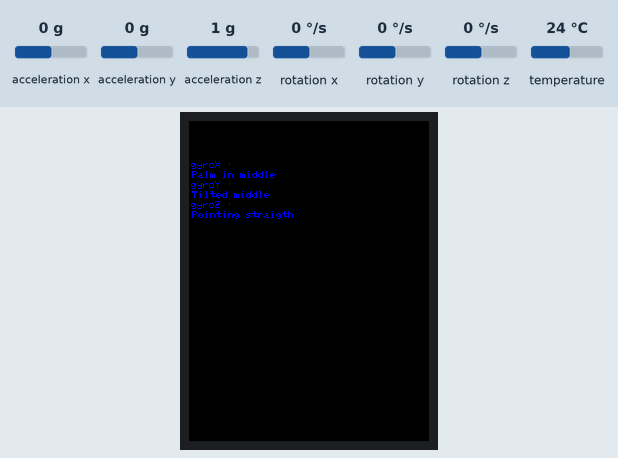
Recording of a sketch running on a simulated ESP32. Shown: 240×320 colour display. The test bench sets the inputs (shaded band); at power-on: rotation x 0 °/s, rotation y 0 °/s, rotation z 0 °/s, acceleration x 0 g, acceleration y 0 g, acceleration z 1 g, temperature 24 °C. WiFi joins after 1.5 s; servers stay silent unless stated; storage starts empty; what the sketch prints to the serial monitor is not drawn.

Above: at 4.0 s.
4.1 s: rotation x set to -192 °/s
At 6.1 s:
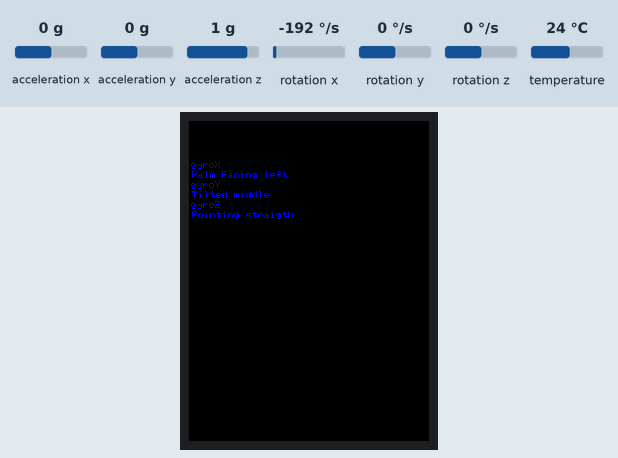
6.4 s: rotation y set to -192 °/s
8.5 s: rotation z set to 2 °/s
At 10.0 s:
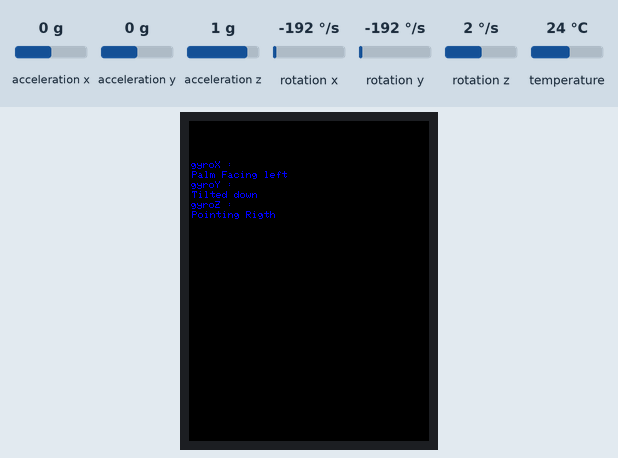
10.5 s: rotation z set to -192 °/s
Timing chart, 0 to 13.5 s (numbered marks = the images above; inputs shaded):
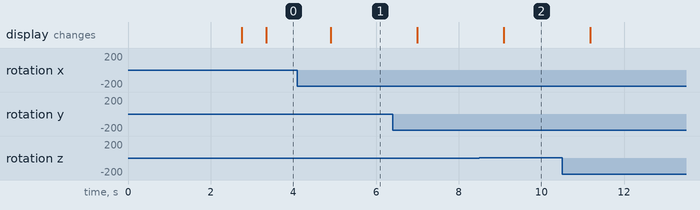

The sketch:

IPD_both.ino
```cpp
#include <Arduino.h>
#include <WiFi.h>
#include <AsyncTCP.h>
#include <ESPAsyncWebServer.h>
#include <Adafruit_MPU6050.h>
#include <Adafruit_Sensor.h>
#include "LittleFS.h"

#include <TFT_eSPI.h>  // Graphics and font library for ST7735 driver chip
#include <SPI.h>
#include <Arduino_JSON.h>
// Replace with your network credentials
const char *ssid = "MATAJI";
const char *password = "anshibai@1";

// Create AsyncWebServer object on port 80
AsyncWebServer server(80);

// Create an Event Source on /events
AsyncEventSource events("/events");

// Json Variable to Hold Sensor Readings
JSONVar readings;
float dgXAxis = 0;
float dgYAxis = 0;
float dgZAxis = 0;

// Reset threshold values
float thXAxis = 0;
float thYAxis = 0;
float thZAxis = 0;
float sumX = 0;
float sumY = 0;
float sumZ = 0;
float sigmaX = 0;
float sigmaY = 0;
float sigmaZ = 0;
// Timer variables
unsigned long lastTime = 0;
unsigned long lastTimeTemperature = 0;
unsigned long lastTimeAcc = 0;
unsigned long lastTimeflex = 0;
unsigned long gyroDelay = 10;
unsigned long flexDelay = 500;
unsigned long temperatureDelay = 1000;
unsigned long accelerometerDelay = 200;

// Create a sensor object
Adafruit_MPU6050 mpu;

sensors_event_t a, g, temp;

float gyroX, gyroY, gyroZ;
int f1_temp, f2_temp, f3_temp;
float accX, accY, accZ;
float temperature;
String f1, f2, f3;
String temprature, accelometre, gyro, palmx, palmy, palmz;
bool getread = false;
//Gyroscope sensor deviation
float gyroXerror = 0.07;
float gyroYerror = 0.03;
float gyroZerror = 0.01;
#define prev 25
#define ok 33
#define next 32
#define back 34
#define TFT_CS 13
#define TFT_RST 12
#define TFT_DC 14
#define TFT_MOSI 27
#define TFT_SCLK 26

char *selectedmode = "letter";
uint16_t okpressedcount = 0;
TFT_eSPI tft = TFT_eSPI();
void printtext(String text, uint16_t color, int x, int y, float s) {
  tft.setCursor(x, y);
  tft.setTextSize(s);
  tft.setTextColor(color);
  tft.setTextWrap(true);
  tft.print(text);
}

void fillrect(uint16_t x0, uint16_t y0, uint16_t w, uint16_t h, uint16_t color1) {
  tft.fillRect(x0, y0, w, h, color1);
}

void select() {
  Serial.println("select run");
  printtext("Select   Mode", TFT_YELLOW, 5, 5, 3);
}

void letterselected() {
  fillrect(0, 62, tft.width(), 20, TFT_WHITE);
  printtext("Letter", TFT_BLACK, 8, 65, 2);
  fillrect(0, 87, tft.width(), 20, TFT_BLACK);
  printtext("Word", TFT_WHITE, 8, 90, 2);
  selectedmode = "letter";
}
void wordselected() {
  fillrect(0, 62, tft.width(), 20, TFT_BLACK);
  printtext("Letter", TFT_WHITE, 8, 65, 2);
  fillrect(0, 87, tft.width(), 20, TFT_WHITE);
  printtext("Word", TFT_BLACK, 8, 90, 2);
  selectedmode = "word";
}

void lettermode() {
  printtext("Letter", TFT_BLUE, 5, 6, 2);
  printtext("Mode", TFT_BLUE, 78, 6, 2);
  tft.drawLine(0, 30, tft.width(), 30, TFT_BLUE);
  printtext("Press ok to go back", TFT_BLUE, 3, tft.height() - 15, 1);
}

void wordmode() {
  printtext("Word Mode", TFT_BLUE, 5, 5, 2);
  tft.drawLine(0, 30, tft.width(), 30, TFT_BLUE);
  printtext("Press ok to go back", TFT_BLUE, 3, tft.height() - 15, 1);
  getread = true;
}
void initMPU() {
  if (!mpu.begin()) {
    Serial.println("Failed to find MPU6050 chip");
    // while (1) {
    //   delay(10);
    //   Serial.println("finding mpu6050");
    // }
  } else {
    Serial.println("MPU6050 Found!");
    Serial.println("Calibrating __________");
    mpu.getEvent(&a, &g, &temp);


    // Read n-100
    for (uint8_t i = 0; i < 100; ++i) {
      sumX += g.gyro.x;
      sumY += g.gyro.y;
      sumZ += g.gyro.z;

      sigmaX += g.gyro.x * g.gyro.x;
      sigmaY += g.gyro.y * g.gyro.y;
      sigmaZ += g.gyro.z * g.gyro.z;

      delay(5);
    }

    // Calculate delta vectors
    dgXAxis = sumX / 100;
    dgYAxis = sumY / 100;
    dgZAxis = sumZ / 100;

    // Calculate threshold vectors
    thXAxis = sqrt((sigmaX / 100) - (dgXAxis * dgXAxis));
    thYAxis = sqrt((sigmaY / 100) - (dgYAxis * dgYAxis));
    thZAxis = sqrt((sigmaZ / 100) - (dgZAxis * dgZAxis));
  }
}

void initLittleFS() {
  if (!LittleFS.begin()) {
    Serial.println("An error has occurred while mounting LittleFS");
  }
  Serial.println("LittleFS mounted successfully");
}

// Initialize WiFi
void initWiFi() {
  WiFi.mode(WIFI_STA);
  WiFi.begin(ssid, password);
  Serial.println("");
  Serial.print("Connecting to WiFi...");
  while (WiFi.status() != WL_CONNECTED) {
    Serial.print(".");
    delay(1000);
  }
  Serial.println("");
  Serial.println(WiFi.localIP());
}

String getGyroReadings() {
  mpu.getEvent(&a, &g, &temp);
  float gyroX_temp = g.gyro.x;
  if (abs(gyroX_temp) > gyroXerror) {
    gyroX += gyroX_temp / 50.00;
  }

  float gyroY_temp = g.gyro.y;
  if (abs(gyroY_temp) > gyroYerror) {
    gyroY += gyroY_temp / 70.00;
  }

  float gyroZ_temp = g.gyro.z;
  if (abs(gyroZ_temp) > gyroZerror) {
    gyroZ += gyroZ_temp / 90.00;
  }
  readings["gyroX"] = String(gyroX);
  readings["gyroY"] = String(gyroY);
  readings["gyroZ"] = String(gyroZ);

  if (gyroX < thXAxis) {
    palmx = "Palm Facing left";
  } else if (gyroX > thXAxis) {
    palmx = "Palm Facing Rigth";
  } else if (gyroX == thXAxis) {
    palmx = "Palm in middle";
  }


  Serial.print(palmx);
  Serial.print("\t");
  Serial.println(gyroX);

  if (gyroY < thYAxis) {
    palmy = "Tilted down";
  } else if (gyroY > thYAxis) {
    palmy = "Tilted up";
  } else if (gyroY == thYAxis) {
    palmy = "Tilted middle";
  }
  Serial.print(palmy);
  Serial.print("\t");
  Serial.println(gyroY);

  if (gyroZ < thZAxis) {
    palmz = "Pointing left";
  } else if (gyroZ > thZAxis) {
    palmz = "Pointing Rigth";
  } else if (gyroZ == thZAxis) {
    palmz = "Pointing straigth";
  }
  Serial.print(palmz);
  Serial.print("\t");
  Serial.println(gyroZ);

  delay(500);
  tft.setTextWrap(true);
  printtext("gyroX : ", TFT_BLUE, 2, 40, 1);
  tft.fillRect(0, 50, tft.width(), 10, TFT_BLACK);
  tft.drawString(palmx, 3, 50, 1);

  printtext("gyroY : ", TFT_BLUE, 2, 60, 1);
  tft.fillRect(0, 70, tft.width(), 10, TFT_BLACK);
  tft.drawString(palmy, 3, 70, 1);

  printtext("gyroZ : ", TFT_BLUE, 2, 80, 1);
  tft.fillRect(0, 90, tft.width(), 10, TFT_BLACK);
  tft.drawString(palmz, 3, 90, 1);

  String jsonString = JSON.stringify(readings);
  return jsonString;
}

String getAccReadings() {
  mpu.getEvent(&a, &g, &temp);
  // Get current acceleration values
  accX = a.acceleration.x;
  accY = a.acceleration.y;
  accZ = a.acceleration.z;
  readings["accX"] = String(accX);
  readings["accY"] = String(accY);
  readings["accZ"] = String(accZ);
  String accString = JSON.stringify(readings);
  return accString;
}

String getTemperature() {
  mpu.getEvent(&a, &g, &temp);
  temperature = temp.temperature;
  return String(temperature);
}

String getflexReadings() {
  f1_temp = analogRead(27);
  f2_temp = analogRead(2);
  f3_temp = analogRead(4);
  // Serial.println(f1_temp);
  if (f1_temp > 3000) {
    f1 = "BENDED";
  } else {
    f1 = "OPEN";
  }
  if (f2_temp > 3000) {
    f2 = "BENDED";
  } else {
    f2 = "OPEN";
  }
  if (f3_temp > 3000) {
    f3 = "BENDED";
  } else {
    f3 = "OPEN";
  }
  readings["index"] = String(f1);
  readings["middle"] = String(f2);
  readings["ring"] = String(f3);

  String jsonString = JSON.stringify(readings);
  return jsonString;
}


void setup(void) {
  Serial.begin(115200);

  pinMode(prev, INPUT);
  pinMode(ok, INPUT);
  pinMode(next, INPUT);
  pinMode(back, INPUT);
  initWiFi();
  initLittleFS();
  initMPU();

  tft.init();

  tft.fillScreen(TFT_BLACK);

  printtext("IPD", TFT_WHITE, 40, 62, 3);
  printtext("Project", TFT_WHITE, 25, 92, 2);
  // delay(1000);
  tft.fillScreen(TFT_BLACK);
  // select();
  // letterselected();

  // Handle Web Server
  server.on("/", HTTP_GET, [](AsyncWebServerRequest *request) {
    request->send(LittleFS, "/index.html", "text/html");
  });

  server.serveStatic("/", LittleFS, "/");

  server.on("/reset", HTTP_GET, [](AsyncWebServerRequest *request) {
    gyroX = 0;
    gyroY = 0;
    gyroZ = 0;
    request->send(200, "text/plain", "OK");
  });

  server.on("/resetX", HTTP_GET, [](AsyncWebServerRequest *request) {
    gyroX = 0;
    request->send(200, "text/plain", "OK");
  });

  server.on("/resetY", HTTP_GET, [](AsyncWebServerRequest *request) {
    gyroY = 0;
    request->send(200, "text/plain", "OK");
  });

  server.on("/resetZ", HTTP_GET, [](AsyncWebServerRequest *request) {
    gyroZ = 0;
    request->send(200, "text/plain", "OK");
  });

  // Handle Web Server Events
  events.onConnect([](AsyncEventSourceClient *client) {
    if (client->lastId()) {
      Serial.printf("Client reconnected! Last message ID that it got is: %u\n", client->lastId());
    }
    // send event with message "hello!", id current millis
    // and set reconnect delay to 1 second
    client->send("hello!", NULL, millis(), 10000);
  });
  server.addHandler(&events);

  server.begin();
}

void loop() {
  // if (okpressedcount == 0) {
  //   if (digitalRead(prev) == HIGH) {
  //     letterselected();
  //   }
  //   if (digitalRead(next) == HIGH) {
  //     wordselected();
  //   }
  // }
  // if (digitalRead(ok) == HIGH) {
  //   okpressedcount += 1;
  //   if (selectedmode == "word") {
  //     tft.fillScreen(TFT_BLACK);
  //     wordmode();

  //   }
  //   if (selectedmode == "letter") {
  //     tft.fillScreen(TFT_BLACK);
  //     lettermode();
  //   }
  // }
  // if (digitalRead(back) == HIGH) {
  //   tft.fillScreen(TFT_BLACK);
  //   select();
  //   Serial.println("back run");
  //   getread = false;
  //   if (selectedmode == "letter") {
  //     letterselected();
  //   }
  //   if (selectedmode == "word") {
  //     wordselected();
  //   }
  //   delay(2000);
  //   okpressedcount = 0;
  // }
  //  if (getread) {
  if ((millis() - lastTime) > gyroDelay) {
    // Send Events to the Web Server with the Sensor Readings
    getGyroReadings();
    lastTime = millis();
  }
  // if ((millis() - lastTimeAcc) > accelerometerDelay) {
  //   // Send Events to the Web Server with the Sensor Readings
  //   getAccReadings();
  //   lastTimeAcc = millis();
  // }
  // if ((millis() - lastTimeTemperature) > temperatureDelay) {
  //   // Send Events to the Web Server with the Sensor Readings
  //   getTemperature();
  //   lastTimeTemperature = millis();
  // }
  // if ((millis() - lastTimeflex) > flexDelay) {
  //   // Send Events to the Web Server with the Sensor Readings
  //   getflexReadings();
  //   lastTimeflex = millis();
  // }
  // }
}
```

Measured:
- the behaviour switches between 0 and 1 °/s on rotation z (found by bisection; images 1 and 2)
- after the input at 4.1 s, the display: changes after 0.81 s (image 1)
- after the input at 8.5 s, the display: changes after 0.60 s (image 2)
